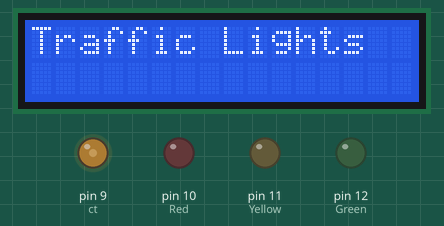
This sketch was run on a simulated Arduino Uno, built with avr-gcc and run on an emulated ATmega328P. Shown: 16×2 character LCD, output pins drawn as LEDs (lit = HIGH). What the sketch prints to the serial monitor is not drawn.

Above: at 0.1 s.
At 2.1 s:
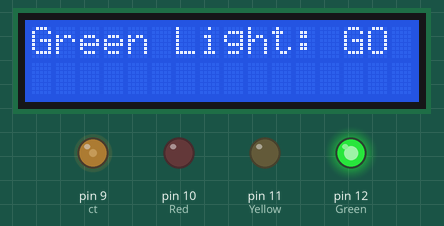
At 7.1 s:
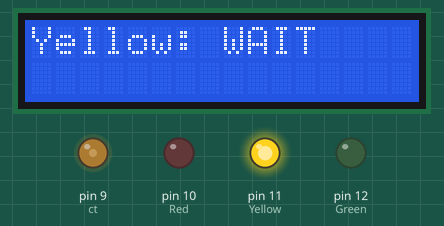
At 17.1 s:
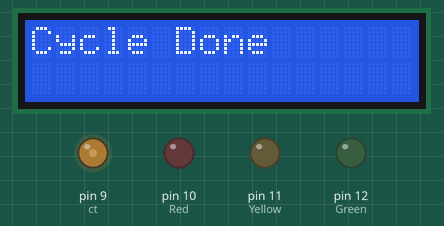
At 37.1 s:
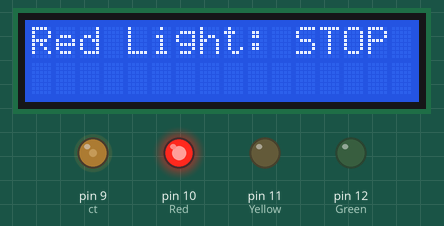
Timing chart, 0 to 38.6 s (numbered marks = the images above):
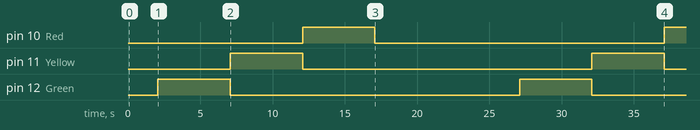

The sketch:

basic_traffic_signal.ino
```cpp
#include <LiquidCrystal.h>
LiquidCrystal lcd(2, 8, 7, 6, 5, 3);  // Changed E pin from 1 to 8

const int Red = 10;
const int Yellow = 11;
const int Green = 12;
const int baud = 9600;
const int waitms = 5000;
const int ct = 9;

void setup() {
  pinMode(Red, OUTPUT);
  pinMode(Yellow, OUTPUT);
  pinMode(Green, OUTPUT);

  digitalWrite(Red, LOW);
  digitalWrite(Yellow, LOW);
  digitalWrite(Green, LOW);
  analogWrite(ct,75);
  Serial.begin(baud);
  lcd.begin(16, 2);
  lcd.print("Traffic Lights");
  delay(2000);
  lcd.clear();
}

void traffic() {
  lcd.clear();
  lcd.setCursor(0, 0);
  lcd.print("Green Light: GO");
  digitalWrite(Green, HIGH);
  Serial.println("GREEN LED : ON, GO");
  delay(waitms);
  digitalWrite(Green, LOW);

  lcd.clear();
  lcd.setCursor(0, 0);
  lcd.print("Yellow: WAIT");
  digitalWrite(Yellow, HIGH);
  Serial.println("GREEN LED : OFF ; YELLOW LED : ON, WAIT");
  delay(waitms);
  digitalWrite(Yellow, LOW);

  lcd.clear();
  lcd.setCursor(0, 0);
  lcd.print("Red Light: STOP");
  digitalWrite(Red, HIGH);
  Serial.println("YELLOW LED : OFF ; RED LED : ON, STOP");
  delay(waitms);
  digitalWrite(Red, LOW);

  lcd.clear();
  lcd.setCursor(0, 0);
  lcd.print("Cycle Done");
  Serial.println("ALL OFF, WAIT FOR 10 SECONDS");
}

void loop() {
  traffic();
  delay(10000);
}
```

Measured:
- by itself, pin 10 (Red): LOW → HIGH at 12.1 s, → LOW 5.0 s later, → HIGH 20.0 s later
- by itself, pin 11 (Yellow), pin 12 (Green): alternates HIGH for 5.0 s and LOW for 20.0 s
- what the display in image 1 shows lasts 5.0 s, from 2.1 s to 7.1 s
- what the display in image 3 shows lasts 10.0 s, from 17.1 s to 27.1 s
